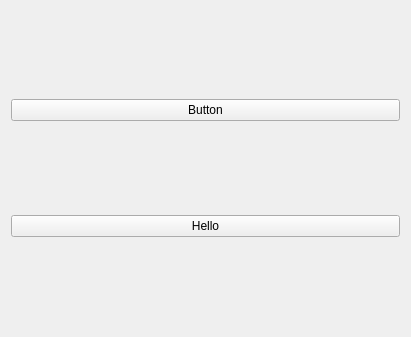
<?xml version="1.0" encoding="UTF-8"?>
<ui version="4.0">
 <class>Widget</class>
 <widget class="QWidget" name="Widget">
  <property name="geometry">
   <rect>
    <x>0</x>
    <y>0</y>
    <width>411</width>
    <height>337</height>
   </rect>
  </property>
  <property name="windowTitle">
   <string>Widget</string>
  </property>
  <layout class="QHBoxLayout" name="horizontalLayout">
   <item>
    <layout class="QVBoxLayout" name="verticalLayout">
     <item>
      <widget class="QPushButton" name="pushButton1">
       <property name="text">
        <string>Button</string>
       </property>
      </widget>
     </item>
     <item>
      <widget class="QPushButton" name="pushButton2">
       <property name="text">
        <string>Hello</string>
       </property>
      </widget>
     </item>
    </layout>
   </item>
  </layout>
 </widget>
 <resources/>
 <connections/>
</ui>
